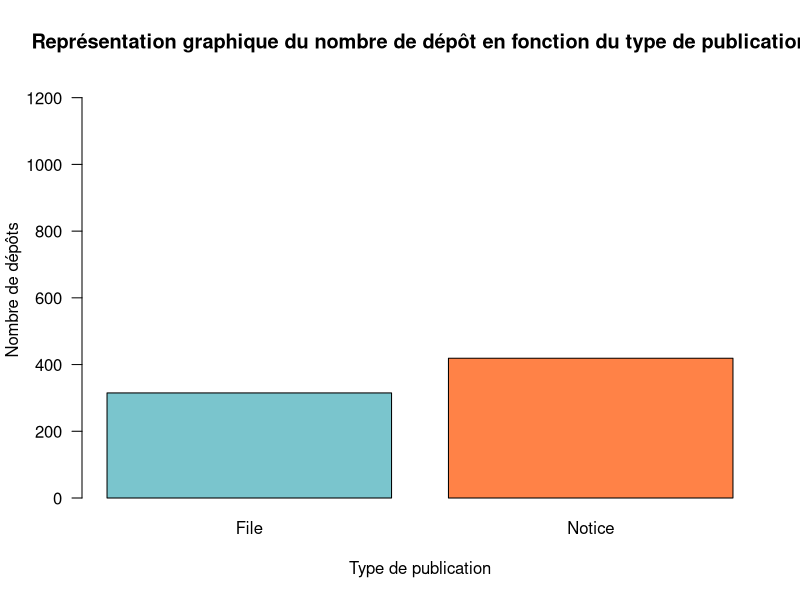
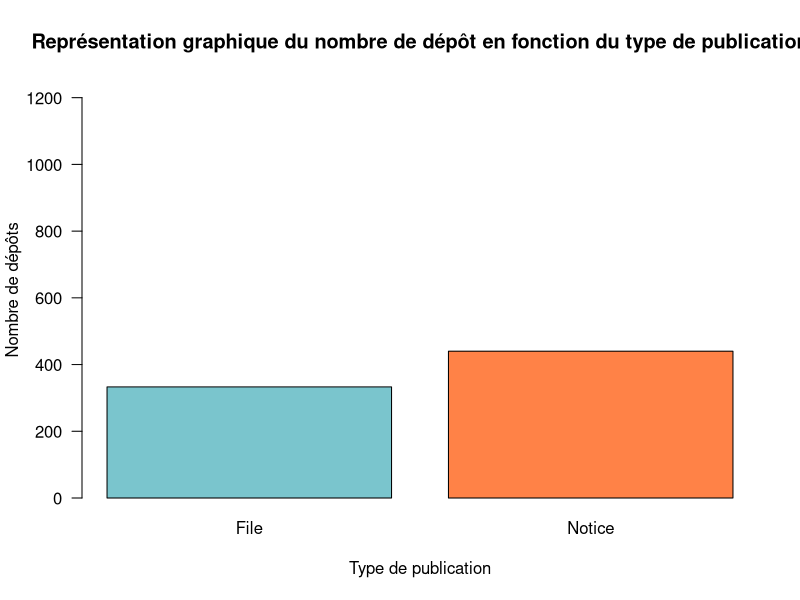
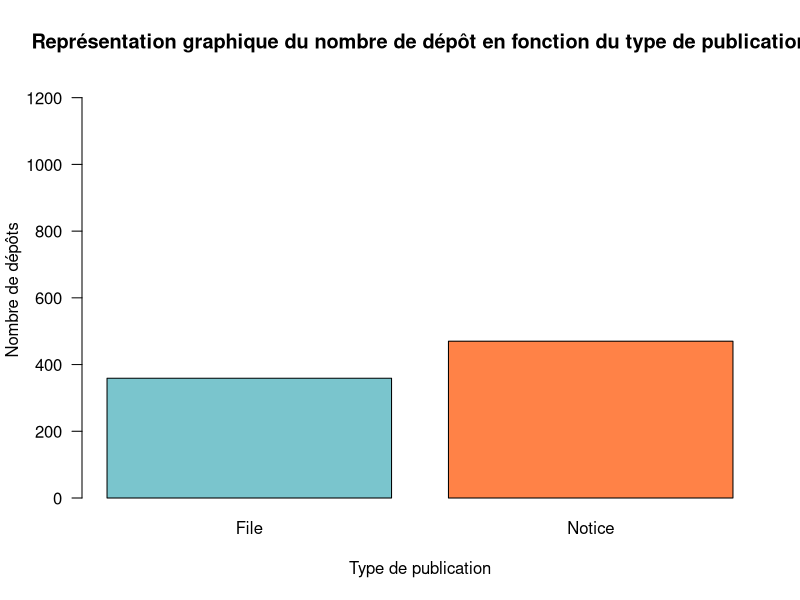
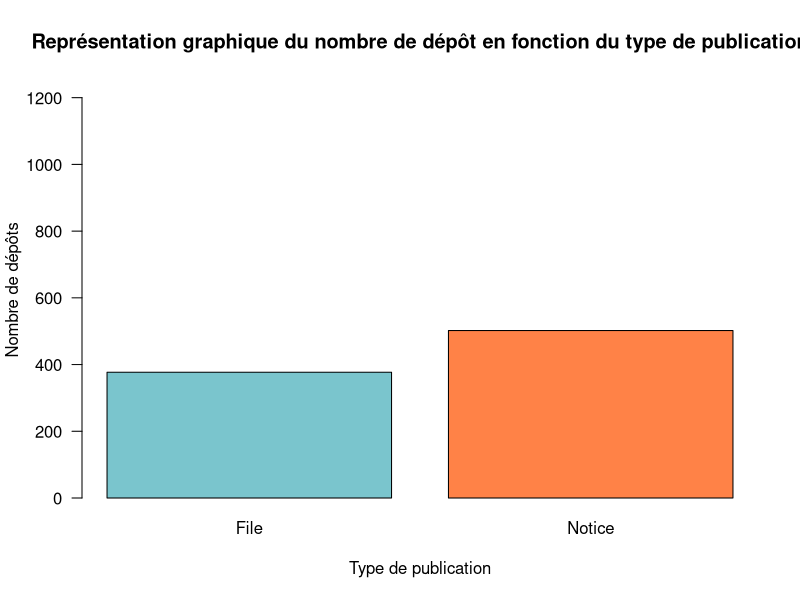
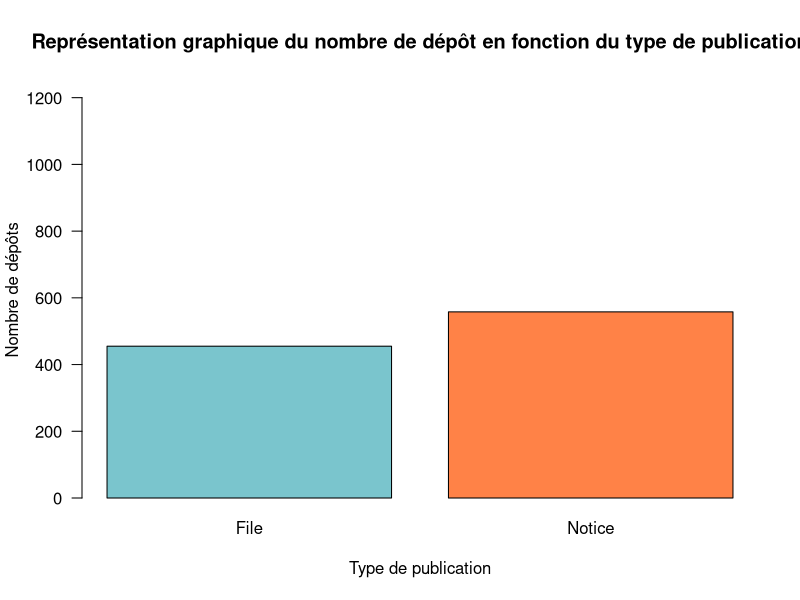
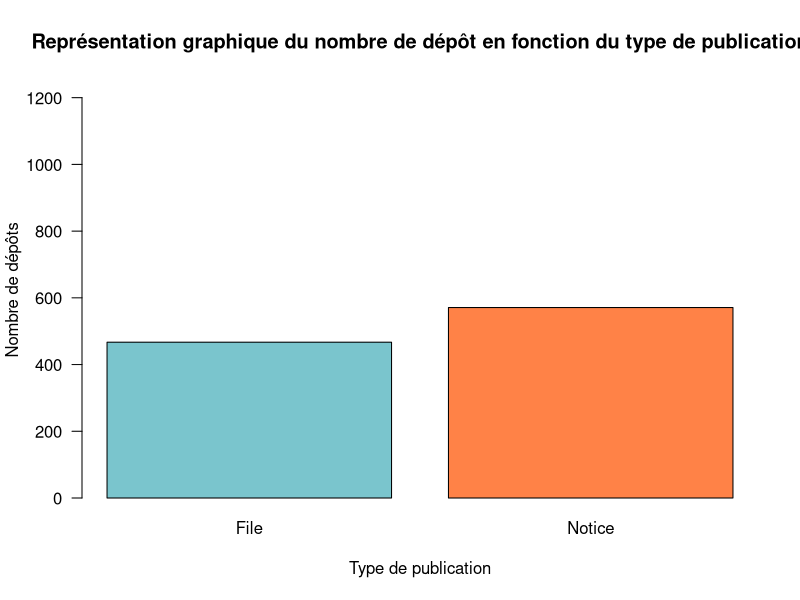
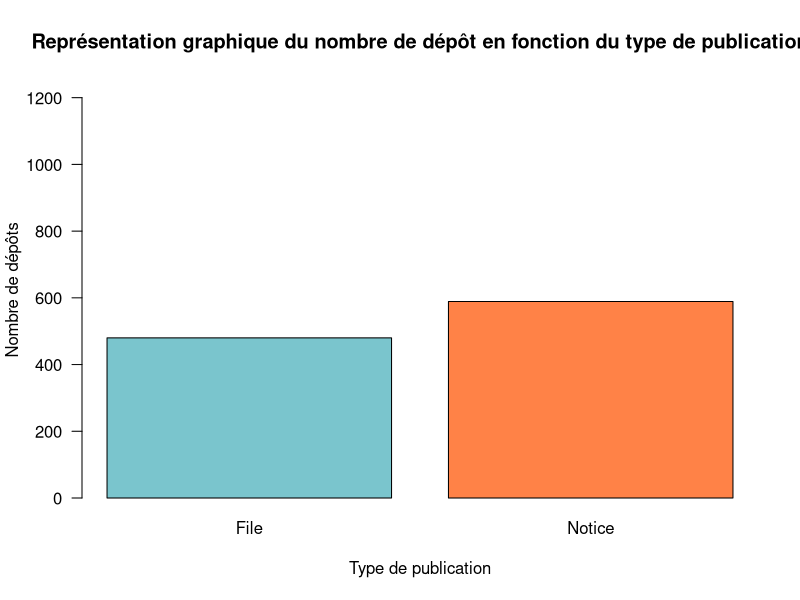
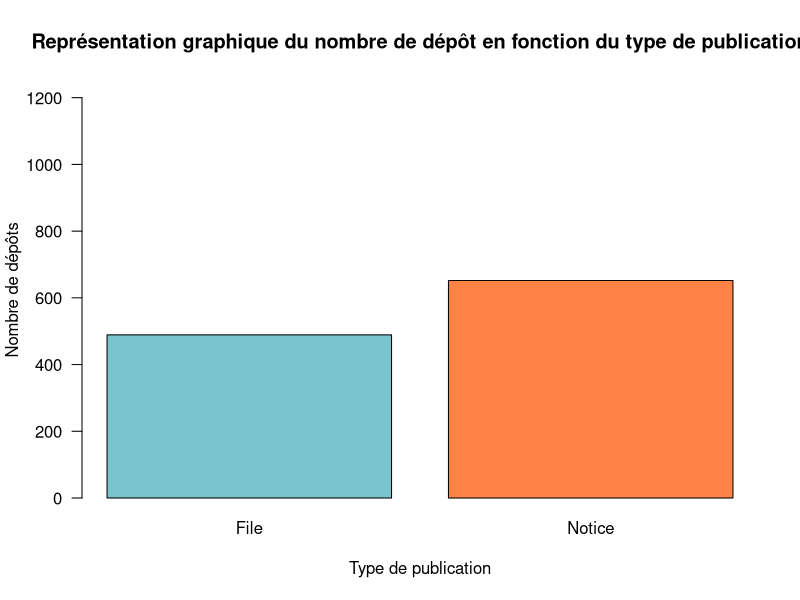

R code for these plots, in order:
# Graphique montrant l'évolution du nombre de fichiers et du nombre de notices 

# Tableau de données : "tableau"
# Noms des colonnes : "date", "notice", "fichier"

# Importer le tableau à partir d'un fichir txt
tableau <- read.table("tableau_fictif.txt", sep = ",", header = TRUE)
dim(tableau)

names(tableau)


library(tidyverse)
library(dplyr)
as_tibble(tableau)

# Graphiques

longueur_tableau <- nrow(tableau)

notice_derniere_ligne <- tableau %>%
  slice(longueur_tableau)%>%
  select(notice)

file_derniere_ligne <- tableau %>%
  slice(longueur_tableau)%>%
  select(file)

notice_derniere_ligne <- as.integer(notice_derniere_ligne)
file_derniere_ligne <- as.integer(file_derniere_ligne)

maxi <- max(c(file_derniere_ligne,notice_derniere_ligne))


for (i in 1:longueur_tableau){
  notice_premiere_ligne <- tableau %>%
    slice(i)%>%
    select(notice)
  file_premiere_ligne <- tableau %>%
    slice(i)%>%
    select(file)
  
  notice_premiere_ligne <- as.integer(notice_premiere_ligne)
  file_premiere_ligne <- as.integer(file_premiere_ligne)
  
  
  png(str_glue(str_glue("Graphique n°{i}.png")), width = 400, height = 480)
  barplot(c(file_premiere_ligne, notice_premiere_ligne), 
          names.arg = c("File", "Notice"),
          main="Représentation graphique du nombre de dépôt en fonction du type de publication",
          xlab="Type de publication",
          ylab="Nombre de dépôts",
          col=c("cadetblue3", "sienna1"),
          las=1,
          ylim=c(0,maxi))
  dev.off()
  }
  
  
